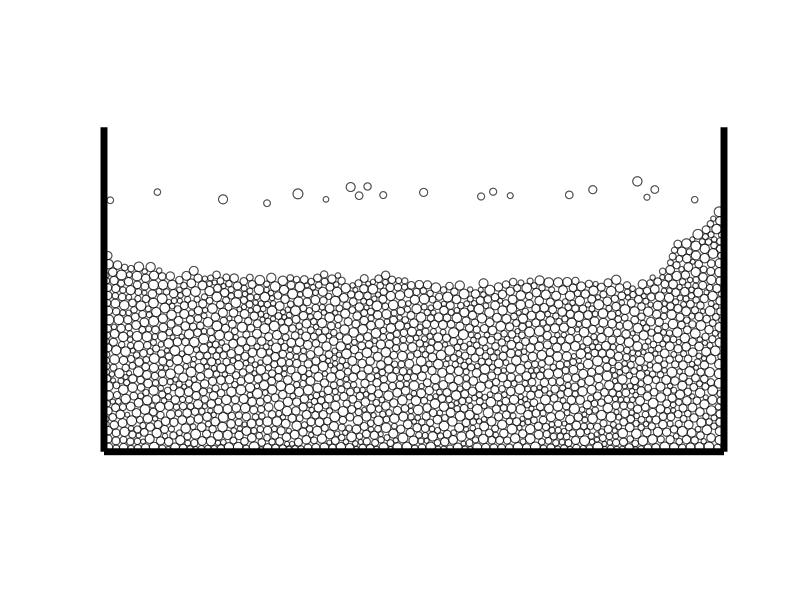

Write MATLAB code to recreate this figure.
clear
clc
a = load('0.txt');
xi = a(:,1);
x = a(:,2);
y = a(:,3);
r = a(:,4);
Br = max(x+r);
Bt = max(y)*1.2;
alpha = 0:pi/30:2*pi;
lengh1 = size(x,1);
lengh2 = size(alpha,2);
xx = zeros(lengh1,lengh2);
yy = zeros(lengh1,lengh2);
for i = 1:lengh1
    xx(i,:) = x(i) + r(i)*cos(alpha);
    yy(i,:) = y(i) + r(i)*sin(alpha);
end
plot(xx', yy','k')
hold on
plot([0,Br],[0,0],'linewidth',5,'color','k')
plot([0,0],[0,Bt],'linewidth',5,'color','k')
plot([Br,Br],[0,Bt],'linewidth',5,'color','k')
axis equal
hold on 
axis off
axis( [0,Br,0,Bt] )

%text(x(i), y(i), num2str(xi(i)));

% v = 0.17;
% G = 31.2e9;
% deltat = pi*(min(r)*sqrt(2650/G)/(0.163*v+0.877))
